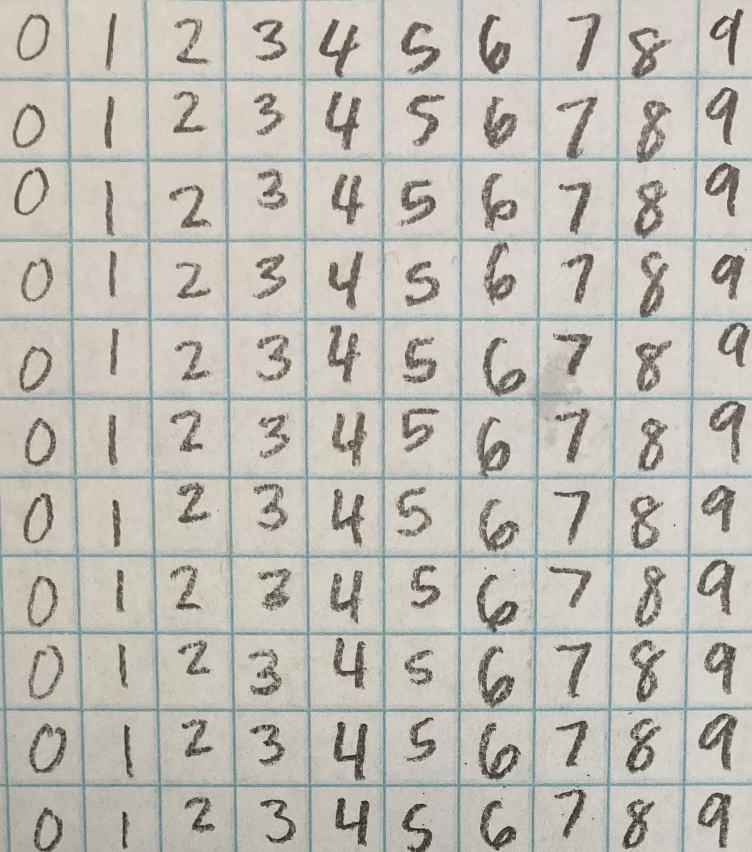
#> input picture custom_hand_image.jpg, 1503 x 1704 px (shown at 1/2 size)
$ python segment_image.py
#> lines starting #> are read from the running program, lines starting #| are printed output that depends on the picture; after the words box and inside, x2 and y2 are one past the last pixel; in counts of white or black regions, pixels touching at a corner belong together
import cv2
import numpy as np
import os
import shutil

INPUT_IMAGE = 'custom_hand_image.jpg'
OUTPUT_ROOT_DIR = 'custom_dataset/unlabeled'
TARGET_SIZE = (28, 28)

# Warning: This deletes the previous unlabeled folder and its contents
if os.path.exists(OUTPUT_ROOT_DIR):
    shutil.rmtree(OUTPUT_ROOT_DIR)
os.makedirs(OUTPUT_ROOT_DIR, exist_ok=True)
print(f"Output directory created at: {OUTPUT_ROOT_DIR}")

def segment_and_save_digits():
    """Loads the grid image, finds contours, and saves individual digits."""
    img = cv2.imread(INPUT_IMAGE, cv2.IMREAD_GRAYSCALE)
#> img: shape (1704, 1503); min 1, max 248, mean 188.2
    if img is None:
        print(f"Error: Could not load image file '{INPUT_IMAGE}'. Ensure it's in the same directory.")
        return

    inverted_img = cv2.bitwise_not(img)
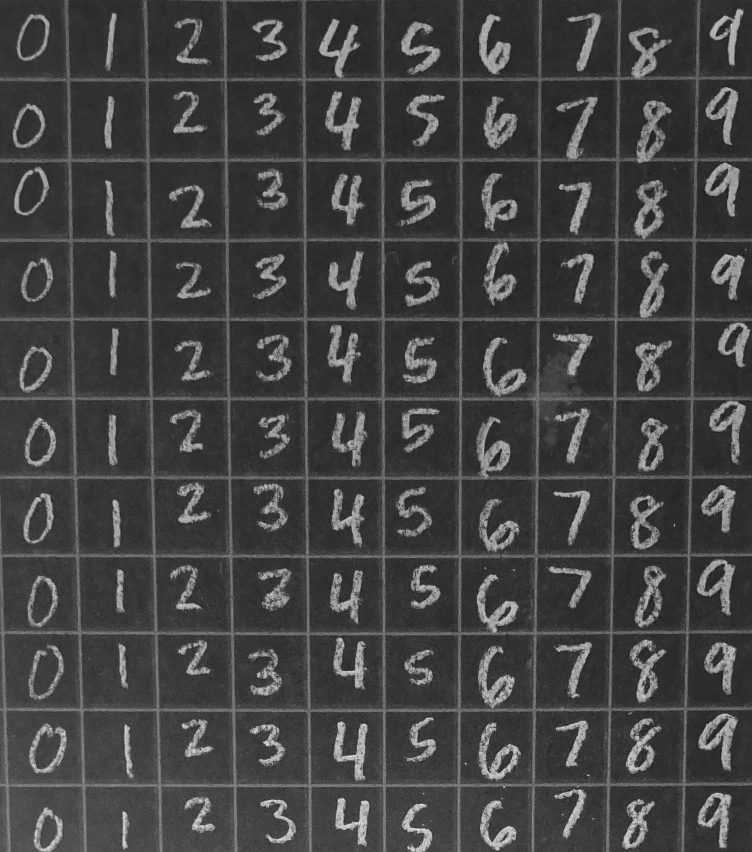
#> inverted_img: shape (1704, 1503) (shown at 1/2 size); min 7, max 254, mean 66.8

    _, thresh = cv2.threshold(inverted_img, 127, 255, cv2.THRESH_BINARY + cv2.THRESH_OTSU)
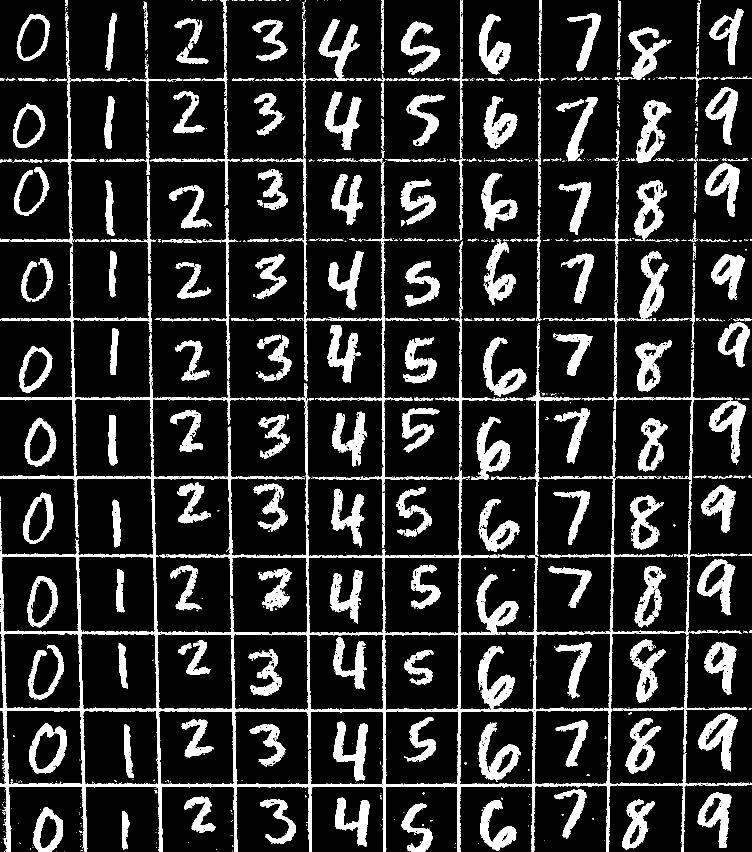
#> thresh: shape (1704, 1503) (shown at 1/2 size); 15.7% white; 1178 white regions (789 under 20 px)

    contours, _ = cv2.findContours(thresh, cv2.RETR_EXTERNAL, cv2.CHAIN_APPROX_SIMPLE)
#> contours = 1073 contours, 765 with area under 20; largest, box (x1, y1, x2, y2) and area: (0, 491, 1405, 1704) 453650, (575, 312, 898, 985) 5436, (1268, 360, 1334, 483) 4464, (33, 28, 99, 122) 4440, (1272, 201, 1343, 326) 4360

    digit_crops = []
    min_area = 500

    for contour in contours:
        x, y, w, h = cv2.boundingRect(contour)
        area = cv2.contourArea(contour)
        aspect_ratio = w / h

        if area > min_area and w > 15 and h > 15 and 0.2 < aspect_ratio < 2.0:

            padding = 10
            y_start = max(0, y - padding)
            y_end = min(img.shape[0], y + h + padding)
            x_start = max(0, x - padding)
            x_end = min(img.shape[1], x + w + padding)

            digit_crop = inverted_img[y_start:y_end, x_start:x_end]

            digit_crops.append({'crop': digit_crop, 'x': x, 'y': y})
#> this loop made 1073 passes
#> (x, y, w, h, area, aspect_ratio, y_start, y_end) on passes 82, 86, 89, 92, 93, 96, 97, 105, 111, 131, 132, 144: (66, 1614, 60, 90, 3767, 0.667, 1604, 1704), (803, 1607, 62, 97, 2108, 0.639, 1597, 1704), (960, 1601, 73, 101, 2895, 0.723, 1591, 1704), (1244, 1598, 66, 101, 3060.5, 0.653, 1588, 1704), (520, 1598, 72, 89, 1827, 0.809, 1588, 1697), (670, 1595, 70, 98, 2689, 0.714, 1585, 1703), (369, 1593, 62, 73, 1771.5, 0.849, 1583, 1676), (1395, 1585, 68, 111, 3848.5, 0.613, 1575, 1704), (1108, 1578, 65, 100, 1716, 0.65, 1568, 1688), (1251, 1437, 72, 111, 3670.5, 0.649, 1427, 1558), (1396, 1426, 80, 117, 4266.5, 0.684, 1416, 1553), (1225, 1324, 269, 181, 1419, 1.49, 1314, 1515)
#> (x, y, w, h, area, aspect_ratio, y_start, y_end) on pass 239: (354, 965, 67, 82, 2032.5, 0.817, 955, 1057)

    digit_crops.sort(key=lambda d: (d['y'], d['x']))

    digit_count = 0
    for i, item in enumerate(digit_crops):
        crop = item['crop']
        final_digit = cv2.resize(crop, TARGET_SIZE, interpolation=cv2.INTER_AREA)

        filename = os.path.join(OUTPUT_ROOT_DIR, f'digit_{digit_count:03d}.png')
        cv2.imwrite(filename, final_digit)
        digit_count += 1
#> this loop made 98 passes
#> pass 1, in segment_and_save_digits, `crop = item['crop']`:
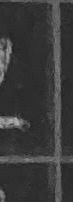
#> crop: shape (202, 73); min 29, max 174, mean 58.2
#> pass 1, in segment_and_save_digits, `final_digit = cv2.resize(crop, TARGET_SIZE, interpolation=cv2.INTER_AR..`:
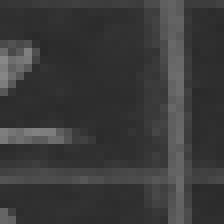
#> final_digit: shape (28, 28) (shown 8 times larger); min 41, max 136, mean 58.2
#> pass 2, in segment_and_save_digits, `crop = item['crop']`:
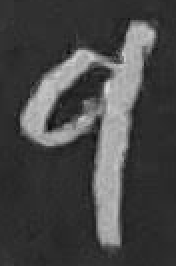
#> crop: shape (133, 88) (shown 2 times larger); min 10, max 220, mean 70.5
#> pass 2, in segment_and_save_digits, `final_digit = cv2.resize(crop, TARGET_SIZE, interpolation=cv2.INTER_AR..`:
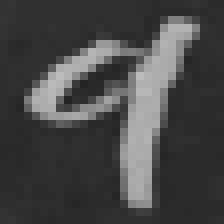
#> final_digit: shape (28, 28) (shown 8 times larger); min 35, max 189, mean 70.5
#> after the loop:
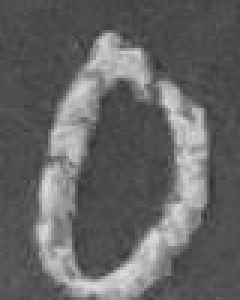
#> crop: shape (100, 80) (shown 3 times larger); min 47, max 221, mean 101.1

    print(f"\nSegmentation complete! Saved {digit_count} potential digits using contour detection.")
#| Segmentation complete! Saved 98 potential digits using contour detection.


if __name__ == '__main__':
    segment_and_save_digits()
